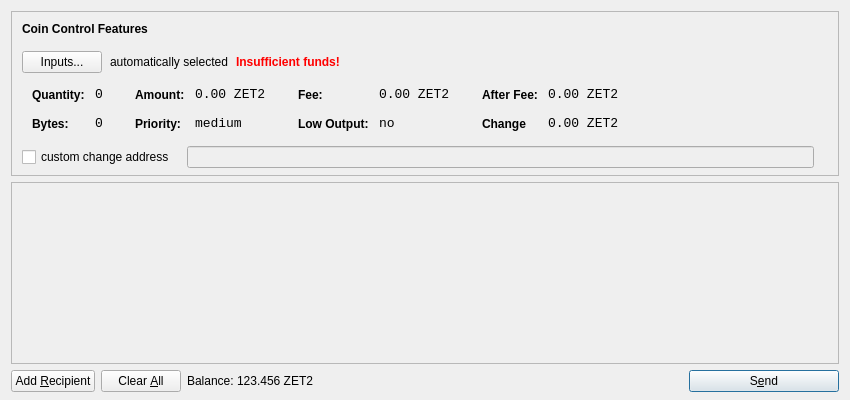
<?xml version="1.0" encoding="UTF-8"?>
<ui version="4.0">
 <class>SendCoinsDialog</class>
 <widget class="QDialog" name="SendCoinsDialog">
  <property name="geometry">
   <rect>
    <x>0</x>
    <y>0</y>
    <width>850</width>
    <height>400</height>
   </rect>
  </property>
  <property name="windowTitle">
   <string>Send Coins</string>
  </property>
  <layout class="QVBoxLayout" name="verticalLayout" stretch="0,1,0">
   <property name="bottomMargin">
    <number>8</number>
   </property>
   <item>
    <widget class="QFrame" name="frameCoinControl">
     <property name="sizePolicy">
      <sizepolicy hsizetype="Expanding" vsizetype="Expanding">
       <horstretch>0</horstretch>
       <verstretch>0</verstretch>
      </sizepolicy>
     </property>
     <property name="maximumSize">
      <size>
       <width>16777215</width>
       <height>16777215</height>
      </size>
     </property>
     <property name="frameShape">
      <enum>QFrame::StyledPanel</enum>
     </property>
     <property name="frameShadow">
      <enum>QFrame::Sunken</enum>
     </property>
     <layout class="QVBoxLayout" name="verticalLayoutCoinControl2">
      <property name="spacing">
       <number>-1</number>
      </property>
      <property name="leftMargin">
       <number>0</number>
      </property>
      <property name="topMargin">
       <number>0</number>
      </property>
      <property name="rightMargin">
       <number>0</number>
      </property>
      <property name="bottomMargin">
       <number>6</number>
      </property>
      <item>
       <layout class="QVBoxLayout" name="verticalLayoutCoinControl" stretch="0,0,0,0,1">
        <property name="spacing">
         <number>0</number>
        </property>
        <property name="leftMargin">
         <number>10</number>
        </property>
        <property name="topMargin">
         <number>10</number>
        </property>
        <item>
         <layout class="QHBoxLayout" name="horizontalLayoutCoinControl1">
          <property name="bottomMargin">
           <number>15</number>
          </property>
          <item>
           <widget class="QLabel" name="labelCoinControlFeatures">
            <property name="sizePolicy">
             <sizepolicy hsizetype="Preferred" vsizetype="Maximum">
              <horstretch>0</horstretch>
              <verstretch>0</verstretch>
             </sizepolicy>
            </property>
            <property name="font">
             <font>
              <weight>75</weight>
              <bold>true</bold>
             </font>
            </property>
            <property name="styleSheet">
             <string notr="true">font-weight:bold;</string>
            </property>
            <property name="text">
             <string>Coin Control Features</string>
            </property>
           </widget>
          </item>
         </layout>
        </item>
        <item>
         <layout class="QHBoxLayout" name="horizontalLayoutCoinControl2" stretch="0,0,0,0">
          <property name="spacing">
           <number>8</number>
          </property>
          <property name="bottomMargin">
           <number>10</number>
          </property>
          <item>
           <widget class="QPushButton" name="pushButtonCoinControl">
            <property name="styleSheet">
             <string notr="true"/>
            </property>
            <property name="text">
             <string>Inputs...</string>
            </property>
           </widget>
          </item>
          <item>
           <widget class="QLabel" name="labelCoinControlAutomaticallySelected">
            <property name="text">
             <string>automatically selected</string>
            </property>
            <property name="margin">
             <number>5</number>
            </property>
           </widget>
          </item>
          <item>
           <widget class="QLabel" name="labelCoinControlInsuffFunds">
            <property name="font">
             <font>
              <weight>75</weight>
              <bold>true</bold>
             </font>
            </property>
            <property name="styleSheet">
             <string notr="true">color:red;font-weight:bold;</string>
            </property>
            <property name="text">
             <string>Insufficient funds!</string>
            </property>
            <property name="margin">
             <number>5</number>
            </property>
           </widget>
          </item>
          <item>
           <spacer name="horizontalSpacerCoinControl">
            <property name="orientation">
             <enum>Qt::Horizontal</enum>
            </property>
            <property name="sizeHint" stdset="0">
             <size>
              <width>40</width>
              <height>1</height>
             </size>
            </property>
           </spacer>
          </item>
         </layout>
        </item>
        <item>
         <widget class="QWidget" name="widgetCoinControl" native="true">
          <property name="sizePolicy">
           <sizepolicy hsizetype="Preferred" vsizetype="Preferred">
            <horstretch>0</horstretch>
            <verstretch>0</verstretch>
           </sizepolicy>
          </property>
          <property name="minimumSize">
           <size>
            <width>0</width>
            <height>0</height>
           </size>
          </property>
          <property name="styleSheet">
           <string notr="true"/>
          </property>
          <layout class="QHBoxLayout" name="horizontalLayoutCoinControl5">
           <property name="margin">
            <number>0</number>
           </property>
           <item>
            <layout class="QHBoxLayout" name="horizontalLayoutCoinControl3" stretch="0,0,0,1">
             <property name="spacing">
              <number>20</number>
             </property>
             <property name="topMargin">
              <number>0</number>
             </property>
             <property name="bottomMargin">
              <number>10</number>
             </property>
             <item>
              <layout class="QFormLayout" name="formLayoutCoinControl1">
               <property name="horizontalSpacing">
                <number>10</number>
               </property>
               <property name="verticalSpacing">
                <number>14</number>
               </property>
               <property name="leftMargin">
                <number>10</number>
               </property>
               <property name="topMargin">
                <number>4</number>
               </property>
               <property name="rightMargin">
                <number>6</number>
               </property>
               <item row="0" column="0">
                <widget class="QLabel" name="labelCoinControlQuantityText">
                 <property name="styleSheet">
                  <string notr="true">font-weight:bold;</string>
                 </property>
                 <property name="text">
                  <string>Quantity:</string>
                 </property>
                 <property name="margin">
                  <number>0</number>
                 </property>
                </widget>
               </item>
               <item row="0" column="1">
                <widget class="QLabel" name="labelCoinControlQuantity">
                 <property name="font">
                  <font>
                   <family>Monospace</family>
                   <pointsize>10</pointsize>
                  </font>
                 </property>
                 <property name="cursor">
                  <cursorShape>IBeamCursor</cursorShape>
                 </property>
                 <property name="contextMenuPolicy">
                  <enum>Qt::ActionsContextMenu</enum>
                 </property>
                 <property name="text">
                  <string>0</string>
                 </property>
                 <property name="margin">
                  <number>0</number>
                 </property>
                 <property name="textInteractionFlags">
                  <set>Qt::LinksAccessibleByMouse|Qt::TextSelectableByKeyboard|Qt::TextSelectableByMouse</set>
                 </property>
                </widget>
               </item>
               <item row="1" column="0">
                <widget class="QLabel" name="labelCoinControlBytesText">
                 <property name="styleSheet">
                  <string notr="true">font-weight:bold;</string>
                 </property>
                 <property name="text">
                  <string>Bytes:</string>
                 </property>
                </widget>
               </item>
               <item row="1" column="1">
                <widget class="QLabel" name="labelCoinControlBytes">
                 <property name="font">
                  <font>
                   <family>Monospace</family>
                   <pointsize>10</pointsize>
                  </font>
                 </property>
                 <property name="cursor">
                  <cursorShape>IBeamCursor</cursorShape>
                 </property>
                 <property name="contextMenuPolicy">
                  <enum>Qt::ActionsContextMenu</enum>
                 </property>
                 <property name="text">
                  <string>0</string>
                 </property>
                 <property name="textInteractionFlags">
                  <set>Qt::LinksAccessibleByMouse|Qt::TextSelectableByKeyboard|Qt::TextSelectableByMouse</set>
                 </property>
                </widget>
               </item>
              </layout>
             </item>
             <item>
              <layout class="QFormLayout" name="formLayoutCoinControl2">
               <property name="horizontalSpacing">
                <number>10</number>
               </property>
               <property name="verticalSpacing">
                <number>14</number>
               </property>
               <property name="leftMargin">
                <number>6</number>
               </property>
               <property name="topMargin">
                <number>4</number>
               </property>
               <property name="rightMargin">
                <number>6</number>
               </property>
               <item row="0" column="0">
                <widget class="QLabel" name="labelCoinControlAmountText">
                 <property name="styleSheet">
                  <string notr="true">font-weight:bold;</string>
                 </property>
                 <property name="text">
                  <string>Amount:</string>
                 </property>
                 <property name="margin">
                  <number>0</number>
                 </property>
                </widget>
               </item>
               <item row="0" column="1">
                <widget class="QLabel" name="labelCoinControlAmount">
                 <property name="font">
                  <font>
                   <family>Monospace</family>
                   <pointsize>10</pointsize>
                  </font>
                 </property>
                 <property name="cursor">
                  <cursorShape>IBeamCursor</cursorShape>
                 </property>
                 <property name="contextMenuPolicy">
                  <enum>Qt::ActionsContextMenu</enum>
                 </property>
                 <property name="text">
                  <string>0.00 ZET2</string>
                 </property>
                 <property name="textInteractionFlags">
                  <set>Qt::LinksAccessibleByMouse|Qt::TextSelectableByKeyboard|Qt::TextSelectableByMouse</set>
                 </property>
                </widget>
               </item>
               <item row="1" column="0">
                <widget class="QLabel" name="labelCoinControlPriorityText">
                 <property name="styleSheet">
                  <string notr="true">font-weight:bold;</string>
                 </property>
                 <property name="text">
                  <string>Priority:</string>
                 </property>
                </widget>
               </item>
               <item row="1" column="1">
                <widget class="QLabel" name="labelCoinControlPriority">
                 <property name="font">
                  <font>
                   <family>Monospace</family>
                   <pointsize>10</pointsize>
                  </font>
                 </property>
                 <property name="cursor">
                  <cursorShape>IBeamCursor</cursorShape>
                 </property>
                 <property name="contextMenuPolicy">
                  <enum>Qt::ActionsContextMenu</enum>
                 </property>
                 <property name="text">
                  <string>medium</string>
                 </property>
                 <property name="textInteractionFlags">
                  <set>Qt::LinksAccessibleByMouse|Qt::TextSelectableByKeyboard|Qt::TextSelectableByMouse</set>
                 </property>
                </widget>
               </item>
              </layout>
             </item>
             <item>
              <layout class="QFormLayout" name="formLayoutCoinControl3">
               <property name="horizontalSpacing">
                <number>10</number>
               </property>
               <property name="verticalSpacing">
                <number>14</number>
               </property>
               <property name="leftMargin">
                <number>6</number>
               </property>
               <property name="topMargin">
                <number>4</number>
               </property>
               <property name="rightMargin">
                <number>6</number>
               </property>
               <item row="0" column="0">
                <widget class="QLabel" name="labelCoinControlFeeText">
                 <property name="styleSheet">
                  <string notr="true">font-weight:bold;</string>
                 </property>
                 <property name="text">
                  <string>Fee:</string>
                 </property>
                 <property name="margin">
                  <number>0</number>
                 </property>
                </widget>
               </item>
               <item row="0" column="1">
                <widget class="QLabel" name="labelCoinControlFee">
                 <property name="font">
                  <font>
                   <family>Monospace</family>
                   <pointsize>10</pointsize>
                  </font>
                 </property>
                 <property name="cursor">
                  <cursorShape>IBeamCursor</cursorShape>
                 </property>
                 <property name="contextMenuPolicy">
                  <enum>Qt::ActionsContextMenu</enum>
                 </property>
                 <property name="text">
                  <string>0.00 ZET2</string>
                 </property>
                 <property name="textInteractionFlags">
                  <set>Qt::LinksAccessibleByMouse|Qt::TextSelectableByKeyboard|Qt::TextSelectableByMouse</set>
                 </property>
                </widget>
               </item>
               <item row="1" column="0">
                <widget class="QLabel" name="labelCoinControlLowOutputText">
                 <property name="styleSheet">
                  <string notr="true">font-weight:bold;</string>
                 </property>
                 <property name="text">
                  <string>Low Output:</string>
                 </property>
                </widget>
               </item>
               <item row="1" column="1">
                <widget class="QLabel" name="labelCoinControlLowOutput">
                 <property name="font">
                  <font>
                   <family>Monospace</family>
                   <pointsize>10</pointsize>
                  </font>
                 </property>
                 <property name="cursor">
                  <cursorShape>IBeamCursor</cursorShape>
                 </property>
                 <property name="contextMenuPolicy">
                  <enum>Qt::ActionsContextMenu</enum>
                 </property>
                 <property name="text">
                  <string>no</string>
                 </property>
                 <property name="textInteractionFlags">
                  <set>Qt::LinksAccessibleByMouse|Qt::TextSelectableByKeyboard|Qt::TextSelectableByMouse</set>
                 </property>
                </widget>
               </item>
              </layout>
             </item>
             <item>
              <layout class="QFormLayout" name="formLayoutCoinControl4">
               <property name="horizontalSpacing">
                <number>10</number>
               </property>
               <property name="verticalSpacing">
                <number>14</number>
               </property>
               <property name="leftMargin">
                <number>6</number>
               </property>
               <property name="topMargin">
                <number>4</number>
               </property>
               <property name="rightMargin">
                <number>6</number>
               </property>
               <item row="0" column="0">
                <widget class="QLabel" name="labelCoinControlAfterFeeText">
                 <property name="styleSheet">
                  <string notr="true">font-weight:bold;</string>
                 </property>
                 <property name="text">
                  <string>After Fee:</string>
                 </property>
                 <property name="margin">
                  <number>0</number>
                 </property>
                </widget>
               </item>
               <item row="0" column="1">
                <widget class="QLabel" name="labelCoinControlAfterFee">
                 <property name="font">
                  <font>
                   <family>Monospace</family>
                   <pointsize>10</pointsize>
                  </font>
                 </property>
                 <property name="cursor">
                  <cursorShape>IBeamCursor</cursorShape>
                 </property>
                 <property name="contextMenuPolicy">
                  <enum>Qt::ActionsContextMenu</enum>
                 </property>
                 <property name="text">
                  <string>0.00 ZET2</string>
                 </property>
                 <property name="textInteractionFlags">
                  <set>Qt::LinksAccessibleByMouse|Qt::TextSelectableByKeyboard|Qt::TextSelectableByMouse</set>
                 </property>
                </widget>
               </item>
               <item row="1" column="0">
                <widget class="QLabel" name="labelCoinControlChangeText">
                 <property name="styleSheet">
                  <string notr="true">font-weight:bold;</string>
                 </property>
                 <property name="text">
                  <string>Change</string>
                 </property>
                </widget>
               </item>
               <item row="1" column="1">
                <widget class="QLabel" name="labelCoinControlChange">
                 <property name="font">
                  <font>
                   <family>Monospace</family>
                   <pointsize>10</pointsize>
                  </font>
                 </property>
                 <property name="cursor">
                  <cursorShape>IBeamCursor</cursorShape>
                 </property>
                 <property name="contextMenuPolicy">
                  <enum>Qt::ActionsContextMenu</enum>
                 </property>
                 <property name="text">
                  <string>0.00 ZET2</string>
                 </property>
                 <property name="textInteractionFlags">
                  <set>Qt::LinksAccessibleByMouse|Qt::TextSelectableByKeyboard|Qt::TextSelectableByMouse</set>
                 </property>
                </widget>
               </item>
              </layout>
             </item>
            </layout>
           </item>
          </layout>
         </widget>
        </item>
        <item>
         <layout class="QHBoxLayout" name="horizontalLayoutCoinControl4" stretch="0,0,0">
          <property name="spacing">
           <number>12</number>
          </property>
          <property name="sizeConstraint">
           <enum>QLayout::SetDefaultConstraint</enum>
          </property>
          <property name="topMargin">
           <number>5</number>
          </property>
          <property name="rightMargin">
           <number>5</number>
          </property>
          <item>
           <widget class="QCheckBox" name="checkBoxCoinControlChange">
            <property name="text">
             <string>custom change address</string>
            </property>
           </widget>
          </item>
          <item>
           <widget class="QLineEdit" name="lineEditCoinControlChange">
            <property name="enabled">
             <bool>false</bool>
            </property>
            <property name="sizePolicy">
             <sizepolicy hsizetype="Expanding" vsizetype="Fixed">
              <horstretch>0</horstretch>
              <verstretch>0</verstretch>
             </sizepolicy>
            </property>
           </widget>
          </item>
          <item>
           <widget class="QLabel" name="labelCoinControlChangeLabel">
            <property name="sizePolicy">
             <sizepolicy hsizetype="Preferred" vsizetype="Expanding">
              <horstretch>0</horstretch>
              <verstretch>0</verstretch>
             </sizepolicy>
            </property>
            <property name="minimumSize">
             <size>
              <width>0</width>
              <height>0</height>
             </size>
            </property>
            <property name="text">
             <string/>
            </property>
            <property name="margin">
             <number>3</number>
            </property>
           </widget>
          </item>
         </layout>
        </item>
        <item>
         <spacer name="verticalSpacerCoinControl">
          <property name="orientation">
           <enum>Qt::Vertical</enum>
          </property>
          <property name="sizeHint" stdset="0">
           <size>
            <width>800</width>
            <height>1</height>
           </size>
          </property>
         </spacer>
        </item>
       </layout>
      </item>
     </layout>
    </widget>
   </item>
   <item>
    <widget class="QScrollArea" name="scrollArea">
     <property name="widgetResizable">
      <bool>true</bool>
     </property>
     <widget class="QWidget" name="scrollAreaWidgetContents">
      <property name="geometry">
       <rect>
        <x>0</x>
        <y>0</y>
        <width>830</width>
        <height>165</height>
       </rect>
      </property>
      <layout class="QVBoxLayout" name="verticalLayout_2">
       <property name="margin">
        <number>0</number>
       </property>
       <item>
        <layout class="QVBoxLayout" name="entries">
         <property name="spacing">
          <number>6</number>
         </property>
        </layout>
       </item>
       <item>
        <spacer name="verticalSpacer">
         <property name="orientation">
          <enum>Qt::Vertical</enum>
         </property>
         <property name="sizeHint" stdset="0">
          <size>
           <width>20</width>
           <height>40</height>
          </size>
         </property>
        </spacer>
       </item>
      </layout>
     </widget>
    </widget>
   </item>
   <item>
    <layout class="QHBoxLayout" name="horizontalLayout">
     <item>
      <widget class="QPushButton" name="addButton">
       <property name="toolTip">
        <string>Send to multiple recipients at once</string>
       </property>
       <property name="text">
        <string>Add &amp;Recipient</string>
       </property>
       <property name="icon">
        <iconset resource="../bitcoin.qrc">
         <normaloff>:/icons/add</normaloff>:/icons/add</iconset>
       </property>
       <property name="autoDefault">
        <bool>false</bool>
       </property>
      </widget>
     </item>
     <item>
      <widget class="QPushButton" name="clearButton">
       <property name="sizePolicy">
        <sizepolicy hsizetype="Minimum" vsizetype="Fixed">
         <horstretch>0</horstretch>
         <verstretch>0</verstretch>
        </sizepolicy>
       </property>
       <property name="toolTip">
        <string>Remove all transaction fields</string>
       </property>
       <property name="text">
        <string>Clear &amp;All</string>
       </property>
       <property name="icon">
        <iconset resource="../bitcoin.qrc">
         <normaloff>:/icons/remove</normaloff>:/icons/remove</iconset>
       </property>
       <property name="autoRepeatDelay">
        <number>300</number>
       </property>
       <property name="autoDefault">
        <bool>false</bool>
       </property>
      </widget>
     </item>
     <item>
      <layout class="QHBoxLayout" name="horizontalLayout_2">
       <property name="spacing">
        <number>3</number>
       </property>
       <item>
        <widget class="QLabel" name="label">
         <property name="sizePolicy">
          <sizepolicy hsizetype="Preferred" vsizetype="Fixed">
           <horstretch>0</horstretch>
           <verstretch>0</verstretch>
          </sizepolicy>
         </property>
         <property name="text">
          <string>Balance:</string>
         </property>
        </widget>
       </item>
       <item>
        <widget class="QLabel" name="labelBalance">
         <property name="sizePolicy">
          <sizepolicy hsizetype="Preferred" vsizetype="Fixed">
           <horstretch>0</horstretch>
           <verstretch>0</verstretch>
          </sizepolicy>
         </property>
         <property name="cursor">
          <cursorShape>IBeamCursor</cursorShape>
         </property>
         <property name="text">
          <string>123.456 ZET2</string>
         </property>
         <property name="textInteractionFlags">
          <set>Qt::LinksAccessibleByMouse|Qt::TextSelectableByKeyboard|Qt::TextSelectableByMouse</set>
         </property>
        </widget>
       </item>
      </layout>
     </item>
     <item>
      <spacer name="horizontalSpacer">
       <property name="orientation">
        <enum>Qt::Horizontal</enum>
       </property>
       <property name="sizeHint" stdset="0">
        <size>
         <width>40</width>
         <height>20</height>
        </size>
       </property>
      </spacer>
     </item>
     <item>
      <widget class="QPushButton" name="sendButton">
       <property name="minimumSize">
        <size>
         <width>150</width>
         <height>0</height>
        </size>
       </property>
       <property name="toolTip">
        <string>Confirm the send action</string>
       </property>
       <property name="text">
        <string>S&amp;end</string>
       </property>
       <property name="icon">
        <iconset resource="../bitcoin.qrc">
         <normaloff>:/icons/send</normaloff>:/icons/send</iconset>
       </property>
       <property name="default">
        <bool>true</bool>
       </property>
      </widget>
     </item>
    </layout>
   </item>
  </layout>
 </widget>
 <resources>
  <include location="../bitcoin.qrc"/>
 </resources>
 <connections/>
</ui>
